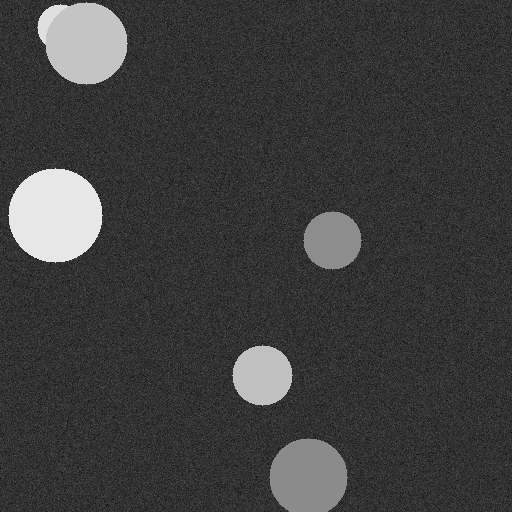
#> input picture knowledge_check/03.02/task_1/00.png, 512 x 512 px, found by its file name; its folder holds only this picture in this run
$ python cirlce_areas.py
#> lines starting #> are read from the running program, lines starting #| are printed output that depends on the picture; after the words box and inside, x2 and y2 are one past the last pixel; in counts of white or black regions, pixels touching at a corner belong together
import numpy as np
import cv2
import os
import matplotlib.pyplot as plt
from skimage.measure import label, regionprops

folder_path = "C:/Users/ol1xy/2 course/2/comp_ml_vision/03.02/task_1"

sum_area = 0
for filename in os.listdir(folder_path):
    img_path = os.path.join(folder_path, filename)

    image = cv2.imread(img_path)
#> image is the input picture: shape (512, 512, 3); min 4, max 231, mean 61.6
    gray_image = cv2.cvtColor(image, cv2.COLOR_BGR2GRAY)
    '''
    label_image = label(gray_image)
    regions = regionprops(label_image)
    '''
    _, thresh = cv2.threshold(gray_image, 127, 255, cv2.THRESH_BINARY)
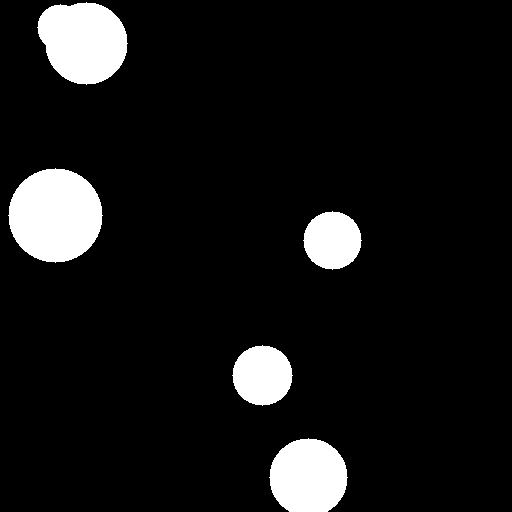
#> thresh: shape (512, 512); 8.7% white; 5 white regions

    tmp_area = 0

    contours, _ = cv2.findContours(thresh, cv2.RETR_EXTERNAL, cv2.CHAIN_APPROX_SIMPLE)
#> contours = 5 contours; box (x1, y1, x2, y2) and area: (8, 168, 103, 263) 6788, (37, 2, 128, 85) 5592, (269, 438, 348, 512) 4557, (232, 345, 293, 406) 2736, (303, 211, 362, 270) 2546
    for cnt in contours:

        area = cv2.contourArea(cnt)
        print(area)
        tmp_area+=area
#> this loop made 5 passes
#> (area, tmp_area) on passes 1 to 5: (4557, 4557), (2736, 7293), (2546, 9839), (6788, 16627), (5591.5, 22218.5)
#| 4557.0
#| 2736.0
#| 2546.0
#| 6788.0
#| 5591.5
#> after the loop, tmp_area = 22218.5
    sum_area += tmp_area
#> sum_area = 22218.5

print('sum area is ', sum_area)
#| sum area is  22218.5

$ run again, on knowledge_check/03.02/task_1/04.png
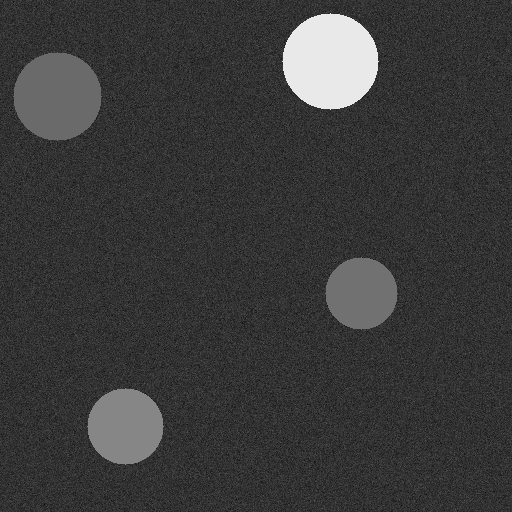
#> input picture knowledge_check/03.02/task_1/04.png, 512 x 512 px, found by its file name
#> image is the input picture: shape (512, 512, 3); min 1, max 233, mean 58.3
#> `_, thresh = cv2.threshold(gray_image, 127, 255, cv2.THRESH_BINARY)`:
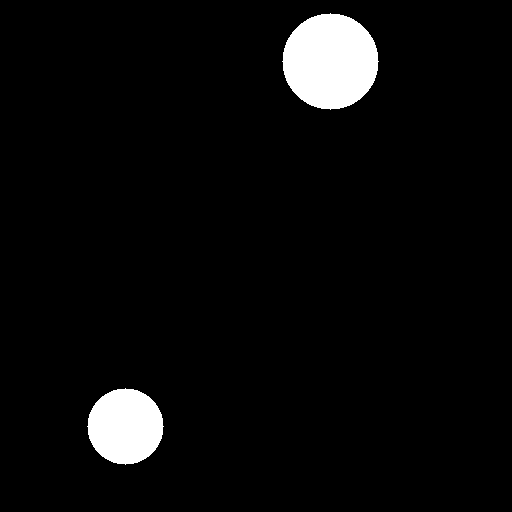
#> thresh: shape (512, 512); 4.5% white; 2 white regions
#> contours = 2 contours; box (x1, y1, x2, y2) and area: (282, 13, 379, 110) 7078, (87, 388, 164, 465) 4406
#> the loop `for cnt in contours: ` made 2 passes
#> (area, tmp_area) on passes 1 to 2: (4406, 4406), (7078, 11484)
#> (printed output is left out)
#> after the loop `for cnt in contours:`: tmp_area = 11484
#| sum area is  11484.0

$ run again, on knowledge_check/03.02/task_1/05.png
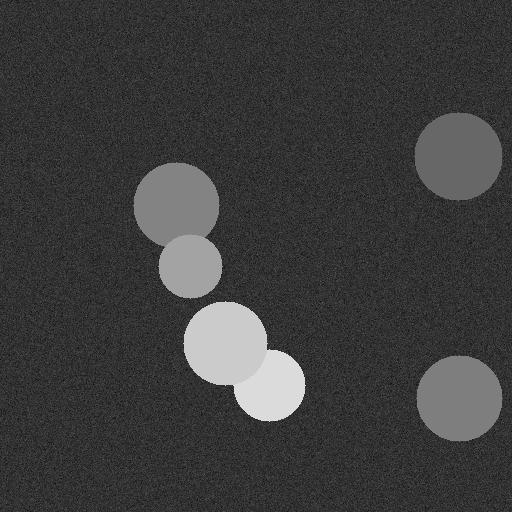
#> input picture knowledge_check/03.02/task_1/05.png, 512 x 512 px, found by its file name
#> image is the input picture: shape (512, 512, 3); min 2, max 219, mean 61
#> `_, thresh = cv2.threshold(gray_image, 127, 255, cv2.THRESH_BINARY)`:
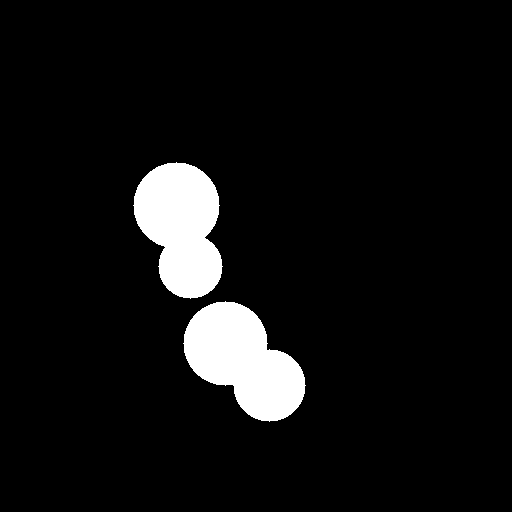
#> thresh: shape (512, 512); 6.7% white; 2 white regions
#> contours = 2 contours; box (x1, y1, x2, y2) and area: (183, 301, 306, 422) 8840, (133, 162, 223, 299) 8488
#> the loop `for cnt in contours: ` made 2 passes
#> (area, tmp_area) on passes 1 to 2: (8840, 8840), (8488.5, 17328.5)
#> (printed output is left out)
#> after the loop `for cnt in contours:`: tmp_area = 17328.5
#| sum area is  17328.5

$ run again, on knowledge_check/03.02/task_1/06.png
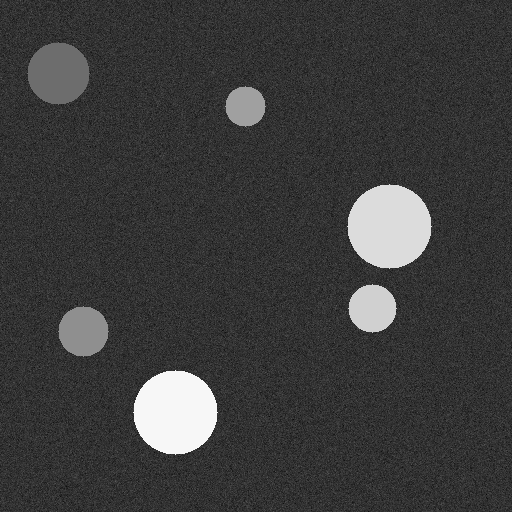
#> input picture knowledge_check/03.02/task_1/06.png, 512 x 512 px, found by its file name
#> image is the input picture: shape (512, 512, 3); min 7, max 247, mean 60.2
#> `_, thresh = cv2.threshold(gray_image, 127, 255, cv2.THRESH_BINARY)`:
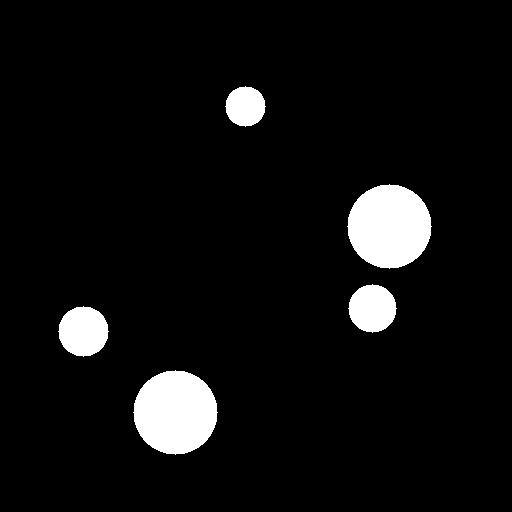
#> thresh: shape (512, 512); 6.1% white; 5 white regions
#> contours = 5 contours; box (x1, y1, x2, y2) and area: (133, 370, 218, 455) 5406, (347, 184, 432, 269) 5406, (58, 306, 109, 357) 1890, (348, 284, 397, 333) 1726, (225, 86, 266, 127) 1200
#> the loop `for cnt in contours: ` made 5 passes
#> (area, tmp_area) on passes 1 to 5: (5406, 5406), (1890, 7296), (1726, 9022), (5406, 14428), (1200, 15628)
#> (printed output is left out)
#> after the loop `for cnt in contours:`: tmp_area = 15628
#| sum area is  15628.0

$ run again, on knowledge_check/03.02/task_1/01.png
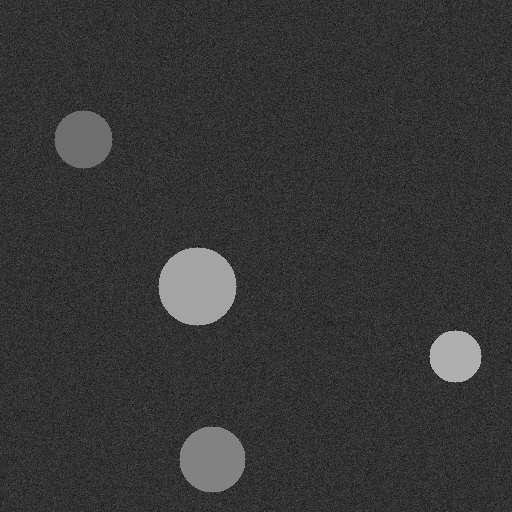
#> input picture knowledge_check/03.02/task_1/01.png, 512 x 512 px, found by its file name
#> image is the input picture: shape (512, 512, 3); min 8, max 175, mean 54.3
#> `_, thresh = cv2.threshold(gray_image, 127, 255, cv2.THRESH_BINARY)`:
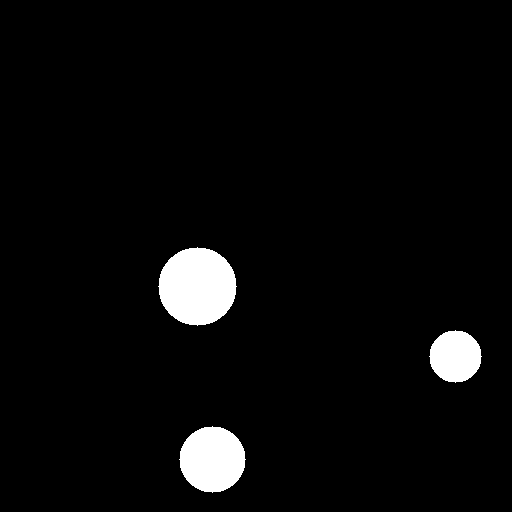
#> thresh: shape (512, 512); 3.9% white; 3 white regions
#> contours = 3 contours; box (x1, y1, x2, y2) and area: (158, 247, 237, 326) 4666, (179, 426, 246, 493) 3316, (429, 330, 482, 383) 2048
#> the loop `for cnt in contours: ` made 3 passes
#> (area, tmp_area) on passes 1 to 3: (3316, 3316), (2048, 5364), (4666, 10030)
#> (printed output is left out)
#> after the loop `for cnt in contours:`: tmp_area = 10030
#| sum area is  10030.0
